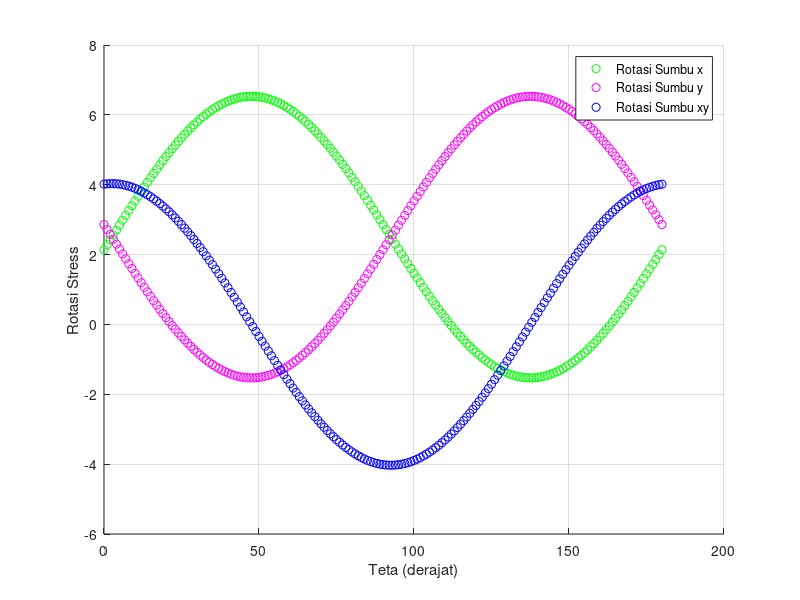
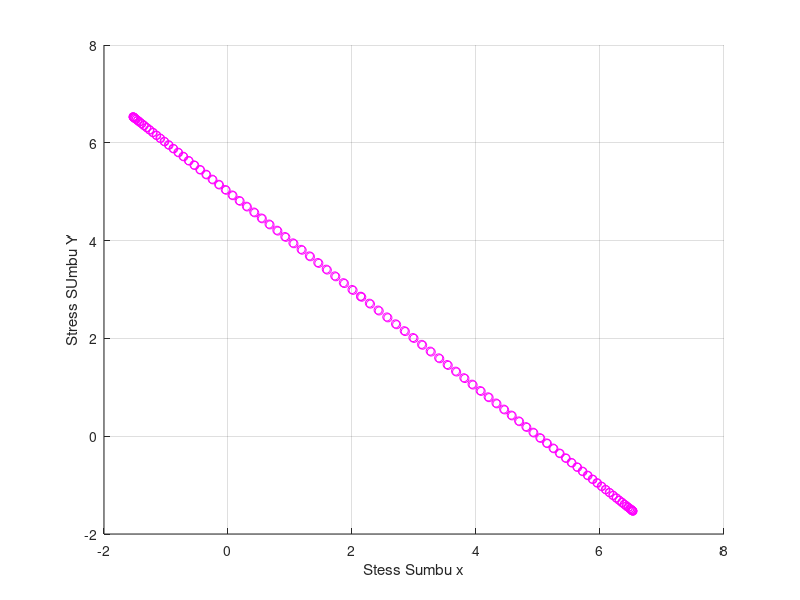

The MATLAB script that drew these images, in order: (Note: this script raises an error after producing the figures.)
close all
clear all

% before rotation
Sxx = 2 %normal stress xx MPa
Syy = 3 %normal stress yy MPa
Sxy = 4 %shear stress xy MPa

n = 181;
dsudut = 1;
sudut = zeros(n,1);
Sxx_new = zeros(n,1);
Syy_new = zeros(n,1);
Sxy_new = zeros(n,1);

for i = 1:n
    sudut(i) = (i-1)*dsudut;

% after rotation (i = sudut)
Sxx_new(i) = 0.5*(Sxx + Syy) + 0.5*(Sxx - Syy)*(cos((2*i)*pi/180)) + Sxy*(sin((2*i)*pi/180));
Syy_new(i) = 0.5*(Sxx + Syy) - 0.5*(Sxx - Syy)*(cos((2*i)*pi/180)) - Sxy*(sin((2*i)*pi/180));
Sxy_new(i) = -0.5*(Sxx - Syy)*(sin((2*i)*pi/180)) + Sxy*(cos((2*i)*pi/180));

end

figure(1)% Untuk mem-plotting grafik theta sumbu x baru, sumbu y baru dan sumbu xy baru 
scatter (sudut,Sxx_new,'g')% untuk plot titik scatter 
hold on % untuk menampilkan plotting x dan y bersama
scatter (sudut,Syy_new,'m') 
scatter (sudut,Sxy_new,'b')
xlabel('Teta (derajat)') % keterangan sumbu x
ylabel('Rotasi Stress') % keterangan sumbu y 
legend('Rotasi Sumbu x','Rotasi Sumbu y','Rotasi Sumbu xy') % legenda grafik
grid on %  menampilkan grid dari ploting 
figure(2) %untuk mem-plotting perubahan stress dari sumbu x dan y 
scatter (Sxx_new,Syy_new,'m')
xlabel('Stess Sumbu x')%  keterangan sumbu x
ylabel('Stress SUmbu Y')% keterangan sumbu y
grid on ;% perintah untuk menampilkan grid dari ploting 

Sxy_newabs = abs(Sxy_new);
indeks = zeros(n,1);
for i = 1:n
    if round(Sxy_newabs(i),4) == round(min(Sxy_newabs),4);
        indeks(i) = 9;
%         i
%         Sxy_newabs(i)
    end
end

Sxx_newround = round(Sxx_new,4); 
[Mmax,Imax] = max(Sxx_newround)
[Mmin,Imin] = min(Sxx_newround)
Syy_newround = round(Syy_new,4);

save('matriks.mat','indeks')